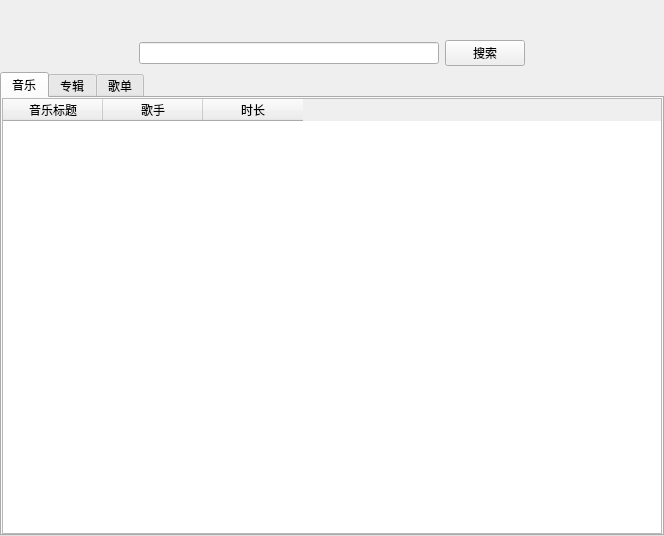
<?xml version="1.0" encoding="UTF-8"?>
<ui version="4.0">
 <class>FindMusicWidget</class>
 <widget class="QWidget" name="FindMusicWidget">
  <property name="geometry">
   <rect>
    <x>0</x>
    <y>0</y>
    <width>664</width>
    <height>536</height>
   </rect>
  </property>
  <property name="windowTitle">
   <string>Form</string>
  </property>
  <layout class="QVBoxLayout" name="verticalLayout" stretch="0,0,1">
   <property name="leftMargin">
    <number>0</number>
   </property>
   <property name="topMargin">
    <number>0</number>
   </property>
   <property name="rightMargin">
    <number>0</number>
   </property>
   <property name="bottomMargin">
    <number>0</number>
   </property>
   <item>
    <spacer name="verticalSpacer">
     <property name="orientation">
      <enum>Qt::Vertical</enum>
     </property>
     <property name="sizeHint" stdset="0">
      <size>
       <width>20</width>
       <height>40</height>
      </size>
     </property>
    </spacer>
   </item>
   <item>
    <layout class="QHBoxLayout" name="horizontalLayout" stretch="1,1,0,1">
     <item>
      <spacer name="horizontalSpacer_2">
       <property name="orientation">
        <enum>Qt::Horizontal</enum>
       </property>
       <property name="sizeHint" stdset="0">
        <size>
         <width>40</width>
         <height>20</height>
        </size>
       </property>
      </spacer>
     </item>
     <item>
      <widget class="QLineEdit" name="searchBox">
       <property name="minimumSize">
        <size>
         <width>300</width>
         <height>0</height>
        </size>
       </property>
      </widget>
     </item>
     <item>
      <widget class="QPushButton" name="btnSearch">
       <property name="text">
        <string>搜索</string>
       </property>
      </widget>
     </item>
     <item>
      <spacer name="horizontalSpacer">
       <property name="orientation">
        <enum>Qt::Horizontal</enum>
       </property>
       <property name="sizeHint" stdset="0">
        <size>
         <width>40</width>
         <height>20</height>
        </size>
       </property>
      </spacer>
     </item>
    </layout>
   </item>
   <item>
    <widget class="QTabWidget" name="tabWidget">
     <property name="tabShape">
      <enum>QTabWidget::Rounded</enum>
     </property>
     <property name="currentIndex">
      <number>0</number>
     </property>
     <widget class="QWidget" name="tabMusic">
      <attribute name="title">
       <string>音乐</string>
      </attribute>
      <layout class="QGridLayout" name="gridLayout_4">
       <property name="leftMargin">
        <number>0</number>
       </property>
       <property name="topMargin">
        <number>0</number>
       </property>
       <property name="rightMargin">
        <number>0</number>
       </property>
       <property name="bottomMargin">
        <number>0</number>
       </property>
       <property name="spacing">
        <number>0</number>
       </property>
       <item row="0" column="0">
        <widget class="MusicTableWidget" name="musicTable">
         <property name="horizontalScrollBarPolicy">
          <enum>Qt::ScrollBarAlwaysOff</enum>
         </property>
         <column>
          <property name="text">
           <string>音乐标题</string>
          </property>
         </column>
         <column>
          <property name="text">
           <string>歌手</string>
          </property>
         </column>
         <column>
          <property name="text">
           <string>时长</string>
          </property>
         </column>
        </widget>
       </item>
      </layout>
     </widget>
     <widget class="QWidget" name="tabAlbum">
      <attribute name="title">
       <string>专辑</string>
      </attribute>
      <layout class="QGridLayout" name="gridLayout_5">
       <property name="leftMargin">
        <number>0</number>
       </property>
       <property name="topMargin">
        <number>0</number>
       </property>
       <property name="rightMargin">
        <number>0</number>
       </property>
       <property name="bottomMargin">
        <number>0</number>
       </property>
       <property name="spacing">
        <number>0</number>
       </property>
       <item row="0" column="0">
        <widget class="QTableWidget" name="albumTable">
         <attribute name="horizontalHeaderVisible">
          <bool>false</bool>
         </attribute>
         <column>
          <property name="text">
           <string>专辑名称</string>
          </property>
         </column>
         <column>
          <property name="text">
           <string>歌手</string>
          </property>
         </column>
        </widget>
       </item>
      </layout>
     </widget>
     <widget class="QWidget" name="tabMusiclist">
      <attribute name="title">
       <string>歌单</string>
      </attribute>
      <layout class="QGridLayout" name="gridLayout">
       <property name="leftMargin">
        <number>0</number>
       </property>
       <property name="topMargin">
        <number>0</number>
       </property>
       <property name="rightMargin">
        <number>0</number>
       </property>
       <property name="bottomMargin">
        <number>0</number>
       </property>
       <property name="spacing">
        <number>0</number>
       </property>
       <item row="0" column="0">
        <widget class="QTableWidget" name="listTable">
         <column>
          <property name="text">
           <string>音乐列表</string>
          </property>
         </column>
         <column>
          <property name="text">
           <string>歌曲数</string>
          </property>
         </column>
         <column>
          <property name="text">
           <string>创建用户</string>
          </property>
         </column>
         <column>
          <property name="text">
           <string>播放</string>
          </property>
         </column>
         <column>
          <property name="text">
           <string>收藏</string>
          </property>
         </column>
        </widget>
       </item>
      </layout>
     </widget>
    </widget>
   </item>
  </layout>
 </widget>
 <customwidgets>
  <customwidget>
   <class>MusicTableWidget</class>
   <extends>QTableWidget</extends>
   <header location="global">musictablewidget.h</header>
  </customwidget>
 </customwidgets>
 <resources/>
 <connections/>
</ui>
